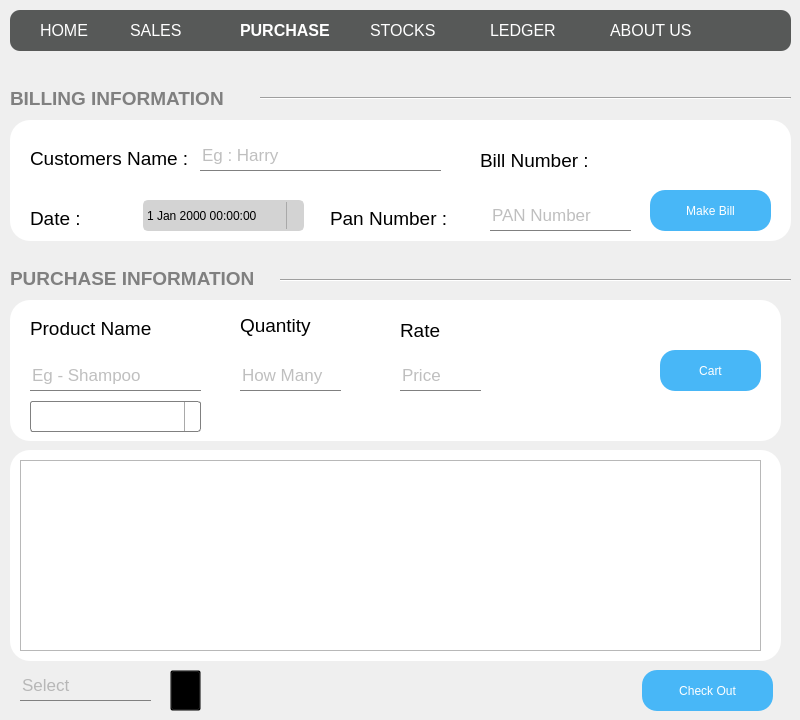
     <widget class="QWidget" name="PurchasePage">
      <property name="styleSheet">
       <string notr="true">#PurchasePage{

	background:rgb(250, 250, 250);
}

QLabel{
font-size:19px;
}
QLineEdit{
background:transparent;
border:0px;
border-bottom:1px solid gray;
color:gray;
font-size:17px;
}</string>
      </property>
      <widget class="QFrame" name="FrameNavbarHolder_2">
       <property name="geometry">
        <rect>
         <x>10</x>
         <y>10</y>
         <width>781</width>
         <height>41</height>
        </rect>
       </property>
       <property name="styleSheet">
        <string notr="true">#FrameNavbarHolder_2
{
background:rgb(87, 89, 88);
border-radius:10px;
}
QLabel{
color:white;
font-size:16px;
}
</string>
       </property>
       <property name="frameShape">
        <enum>QFrame::StyledPanel</enum>
       </property>
       <property name="frameShadow">
        <enum>QFrame::Raised</enum>
       </property>
       <widget class="QLabel" name="label_64">
        <property name="geometry">
         <rect>
          <x>30</x>
          <y>10</y>
          <width>91</width>
          <height>21</height>
         </rect>
        </property>
        <property name="text">
         <string>HOME</string>
        </property>
       </widget>
       <widget class="QLabel" name="label_65">
        <property name="geometry">
         <rect>
          <x>120</x>
          <y>10</y>
          <width>101</width>
          <height>21</height>
         </rect>
        </property>
        <property name="styleSheet">
         <string notr="true">#label_19{
border-bottom:2px solid white;
font-weight:bold;
color:white;
}</string>
        </property>
        <property name="text">
         <string>SALES</string>
        </property>
       </widget>
       <widget class="QLabel" name="label_66">
        <property name="geometry">
         <rect>
          <x>230</x>
          <y>10</y>
          <width>121</width>
          <height>21</height>
         </rect>
        </property>
        <property name="styleSheet">
         <string notr="true">#label_66{
border-bottom:2px solid white;
font-weight:bold;
color:white;
}</string>
        </property>
        <property name="text">
         <string>PURCHASE</string>
        </property>
       </widget>
       <widget class="QLabel" name="label_67">
        <property name="geometry">
         <rect>
          <x>360</x>
          <y>10</y>
          <width>111</width>
          <height>21</height>
         </rect>
        </property>
        <property name="text">
         <string>STOCKS</string>
        </property>
       </widget>
       <widget class="QLabel" name="label_68">
        <property name="geometry">
         <rect>
          <x>480</x>
          <y>10</y>
          <width>111</width>
          <height>21</height>
         </rect>
        </property>
        <property name="text">
         <string>LEDGER</string>
        </property>
       </widget>
       <widget class="QLabel" name="label_69">
        <property name="geometry">
         <rect>
          <x>600</x>
          <y>10</y>
          <width>111</width>
          <height>21</height>
         </rect>
        </property>
        <property name="text">
         <string>ABOUT US</string>
        </property>
       </widget>
      </widget>
      <widget class="QLabel" name="PurchaseInformation">
       <property name="geometry">
        <rect>
         <x>10</x>
         <y>270</y>
         <width>261</width>
         <height>16</height>
        </rect>
       </property>
       <property name="styleSheet">
        <string notr="true">#PurchaseInformation{

font-weight:bold;
border-bottom:1px solid green;
color:gray;

}
</string>
       </property>
       <property name="text">
        <string>PURCHASE INFORMATION</string>
       </property>
      </widget>
      <widget class="QFrame" name="frame_4">
       <property name="geometry">
        <rect>
         <x>10</x>
         <y>450</y>
         <width>771</width>
         <height>211</height>
        </rect>
       </property>
       <property name="styleSheet">
        <string notr="true">#frame_4{

background:white;
border:0px;
border-radius:20px;
}</string>
       </property>
       <property name="frameShape">
        <enum>QFrame::StyledPanel</enum>
       </property>
       <property name="frameShadow">
        <enum>QFrame::Raised</enum>
       </property>
       <widget class="QTableView" name="table_purchase">
        <property name="geometry">
         <rect>
          <x>10</x>
          <y>10</y>
          <width>741</width>
          <height>191</height>
         </rect>
        </property>
        <attribute name="horizontalHeaderMinimumSectionSize">
         <number>186</number>
        </attribute>
        <attribute name="horizontalHeaderDefaultSectionSize">
         <number>186</number>
        </attribute>
       </widget>
      </widget>
      <widget class="QPushButton" name="pushButton_4">
       <property name="geometry">
        <rect>
         <x>642</x>
         <y>670</y>
         <width>131</width>
         <height>41</height>
        </rect>
       </property>
       <property name="styleSheet">
        <string notr="true">#pushButton_4{
border-radius:15px;
background:rgb(72, 183, 247);
color:white;
}
#pushButton_4:hover{
background:black;
color:white;
}</string>
       </property>
       <property name="text">
        <string>Check Out</string>
       </property>
       <property name="icon">
        <iconset resource="images.qrc">
         <normaloff>:/images/Checkmark-Circle-512.png</normaloff>:/images/Checkmark-Circle-512.png</iconset>
       </property>
       <property name="iconSize">
        <size>
         <width>28</width>
         <height>28</height>
        </size>
       </property>
      </widget>
      <widget class="QLabel" name="BIllingINformation_2">
       <property name="geometry">
        <rect>
         <x>10</x>
         <y>90</y>
         <width>251</width>
         <height>16</height>
        </rect>
       </property>
       <property name="styleSheet">
        <string notr="true">#BIllingINformation_2{
font-weight:bold;
border-bottom:1px solid green;
color:gray;

}</string>
       </property>
       <property name="text">
        <string>BILLING INFORMATION</string>
       </property>
      </widget>
      <widget class="QFrame" name="frame_5">
       <property name="geometry">
        <rect>
         <x>10</x>
         <y>120</y>
         <width>781</width>
         <height>121</height>
        </rect>
       </property>
       <property name="styleSheet">
        <string notr="true">#frame_5{

background:white;
border:0px;
border-radius:20px;
}</string>
       </property>
       <property name="frameShape">
        <enum>QFrame::StyledPanel</enum>
       </property>
       <property name="frameShadow">
        <enum>QFrame::Raised</enum>
       </property>
       <widget class="QLabel" name="label_75">
        <property name="geometry">
         <rect>
          <x>20</x>
          <y>90</y>
          <width>55</width>
          <height>16</height>
         </rect>
        </property>
        <property name="text">
         <string>Date :</string>
        </property>
       </widget>
       <widget class="QDateTimeEdit" name="dateTimeEdit_4">
        <property name="geometry">
         <rect>
          <x>133</x>
          <y>80</y>
          <width>161</width>
          <height>31</height>
         </rect>
        </property>
        <property name="styleSheet">
         <string notr="true">QDateTimeEdit {
	border: 2px solid lightgray;
	border-radius: 5px;
	background:lightgray;
}
 
QDateTimeEdit::drop-down {
	subcontrol-origin: padding;
	subcontrol-position: top right;
	width: 15px;
 
	border-left-width: 1px;
	border-left-color: darkgray;
	border-left-style: solid;
	border-top-right-radius: 3px;
	border-bottom-right-radius: 3px;
}
 
QDateTimeEdit::down-arrow {
	image:url(:/images/down arrow.png)
}
 
QDateTimeEdit::drop-down:hover {
	/* Does this work with QDateEdit??? */
	background-color: qlineargradient(x1: 0, y1: 0, x2: 0, y2: 1, stop: 0 #d8d7d7, stop: 1 #e9e9e9);
}</string>
        </property>
        <property name="calendarPopup">
         <bool>true</bool>
        </property>
       </widget>
       <widget class="QLabel" name="label_76">
        <property name="geometry">
         <rect>
          <x>470</x>
          <y>30</y>
          <width>121</width>
          <height>20</height>
         </rect>
        </property>
        <property name="text">
         <string>Bill Number :</string>
        </property>
       </widget>
       <widget class="QLabel" name="label_77">
        <property name="geometry">
         <rect>
          <x>320</x>
          <y>90</y>
          <width>131</width>
          <height>16</height>
         </rect>
        </property>
        <property name="text">
         <string>Pan Number :</string>
        </property>
       </widget>
       <widget class="QLabel" name="label_78">
        <property name="geometry">
         <rect>
          <x>20</x>
          <y>30</y>
          <width>161</width>
          <height>16</height>
         </rect>
        </property>
        <property name="text">
         <string>Customers Name :</string>
        </property>
       </widget>
       <widget class="QLineEdit" name="lineEdit_25">
        <property name="geometry">
         <rect>
          <x>600</x>
          <y>20</y>
          <width>121</width>
          <height>31</height>
         </rect>
        </property>
        <property name="styleSheet">
         <string notr="true">#lineEdit_25
{
	border:0px;
}</string>
        </property>
        <property name="placeholderText">
         <string/>
        </property>
       </widget>
       <widget class="QLineEdit" name="lineEdit_26">
        <property name="geometry">
         <rect>
          <x>190</x>
          <y>20</y>
          <width>241</width>
          <height>31</height>
         </rect>
        </property>
        <property name="placeholderText">
         <string>Eg : Harry</string>
        </property>
       </widget>
       <widget class="QLineEdit" name="lineEdit_27">
        <property name="geometry">
         <rect>
          <x>480</x>
          <y>80</y>
          <width>141</width>
          <height>31</height>
         </rect>
        </property>
        <property name="placeholderText">
         <string>PAN Number</string>
        </property>
       </widget>
       <widget class="QPushButton" name="pushButton_9">
        <property name="geometry">
         <rect>
          <x>640</x>
          <y>70</y>
          <width>121</width>
          <height>41</height>
         </rect>
        </property>
        <property name="styleSheet">
         <string notr="true">#pushButton_9{
border-radius:15px;
background:rgb(72, 183, 247);
color:white;
}
#pushButton_9:hover{
background:black;
color:white;
}</string>
        </property>
        <property name="text">
         <string>Make Bill</string>
        </property>
        <property name="icon">
         <iconset resource="images.qrc">
          <normaloff>:/images/billsym.png</normaloff>:/images/billsym.png</iconset>
        </property>
        <property name="iconSize">
         <size>
          <width>25</width>
          <height>25</height>
         </size>
        </property>
       </widget>
      </widget>
      <widget class="QFrame" name="frame_6">
       <property name="geometry">
        <rect>
         <x>10</x>
         <y>300</y>
         <width>771</width>
         <height>141</height>
        </rect>
       </property>
       <property name="styleSheet">
        <string notr="true">#frame_6{

background:white;
border:0px;
border-radius:20px;
}</string>
       </property>
       <property name="frameShape">
        <enum>QFrame::StyledPanel</enum>
       </property>
       <property name="frameShadow">
        <enum>QFrame::Raised</enum>
       </property>
       <widget class="QLabel" name="label_79">
        <property name="geometry">
         <rect>
          <x>20</x>
          <y>20</y>
          <width>131</width>
          <height>16</height>
         </rect>
        </property>
        <property name="text">
         <string>Product Name</string>
        </property>
       </widget>
       <widget class="QLabel" name="label_81">
        <property name="geometry">
         <rect>
          <x>230</x>
          <y>10</y>
          <width>81</width>
          <height>31</height>
         </rect>
        </property>
        <property name="text">
         <string>Quantity</string>
        </property>
       </widget>
       <widget class="QLabel" name="label_83">
        <property name="geometry">
         <rect>
          <x>390</x>
          <y>20</y>
          <width>55</width>
          <height>20</height>
         </rect>
        </property>
        <property name="text">
         <string>Rate</string>
        </property>
       </widget>
       <widget class="QLineEdit" name="lineEdit_28">
        <property name="geometry">
         <rect>
          <x>20</x>
          <y>60</y>
          <width>171</width>
          <height>31</height>
         </rect>
        </property>
        <property name="placeholderText">
         <string>Eg - Shampoo</string>
        </property>
       </widget>
       <widget class="QLineEdit" name="lineEdit_30">
        <property name="geometry">
         <rect>
          <x>230</x>
          <y>60</y>
          <width>101</width>
          <height>31</height>
         </rect>
        </property>
        <property name="placeholderText">
         <string>How Many</string>
        </property>
       </widget>
       <widget class="QLineEdit" name="lineEdit_32">
        <property name="geometry">
         <rect>
          <x>390</x>
          <y>60</y>
          <width>81</width>
          <height>31</height>
         </rect>
        </property>
        <property name="placeholderText">
         <string>Price</string>
        </property>
       </widget>
       <widget class="QComboBox" name="comboBox_4">
        <property name="geometry">
         <rect>
          <x>20</x>
          <y>101</y>
          <width>171</width>
          <height>31</height>
         </rect>
        </property>
        <property name="styleSheet">
         <string notr="true">QComboBox QAbstractItemView {
    border: 2px solid darkgray;
    selection-background-color: lightgray;
}
QComboBox {
    border: 1px solid gray;
    border-radius: 3px;
    padding: 1px 18px 1px 3px;
    min-width: 6em;
}

QComboBox:editable {
    background: white;
}

QComboBox:!editable, QComboBox::drop-down:editable {
     background: qlineargradient(x1: 0, y1: 0, x2: 0, y2: 1,
                                 stop: 0 #E1E1E1, stop: 0.4 #DDDDDD,
                                 stop: 0.5 #D8D8D8, stop: 1.0 #D3D3D3);
}

/* QComboBox gets the &quot;on&quot; state when the popup is open */
QComboBox:!editable:on, QComboBox::drop-down:editable:on {
    background: qlineargradient(x1: 0, y1: 0, x2: 0, y2: 1,
                                stop: 0 #D3D3D3, stop: 0.4 #D8D8D8,
                                stop: 0.5 #DDDDDD, stop: 1.0 #E1E1E1);
}

QComboBox:on { /* shift the text when the popup opens */
    padding-top: 3px;
    padding-left: 4px;
}

QComboBox::drop-down {
    subcontrol-origin: padding;
    subcontrol-position: top right;
    width: 15px;

    border-left-width: 1px;
    border-left-color: darkgray;
    border-left-style: solid; /* just a single line */
    border-top-right-radius: 3px; /* same radius as the QComboBox */
    border-bottom-right-radius: 3px;
}

QComboBox::down-arrow {
    image:url(:/images/down arrow.png);
}

QComboBox::down-arrow:on { /* shift the arrow when popup is open */
    top: 1px;
    left: 1px;
}</string>
        </property>
       </widget>
       <widget class="QPushButton" name="pushButton_10">
        <property name="geometry">
         <rect>
          <x>650</x>
          <y>50</y>
          <width>101</width>
          <height>41</height>
         </rect>
        </property>
        <property name="styleSheet">
         <string notr="true">#pushButton_10{
border-radius:15px;
background:rgb(72, 183, 247);
color:white;
}
#pushButton_10:hover{
background:black;
color:white;
}</string>
        </property>
        <property name="text">
         <string>Cart</string>
        </property>
        <property name="icon">
         <iconset resource="images.qrc">
          <normaloff>:/images/purchase.png</normaloff>:/images/purchase.png</iconset>
        </property>
        <property name="iconSize">
         <size>
          <width>30</width>
          <height>30</height>
         </size>
        </property>
       </widget>
      </widget>
      <widget class="Line" name="line_10">
       <property name="geometry">
        <rect>
         <x>260</x>
         <y>90</y>
         <width>531</width>
         <height>16</height>
        </rect>
       </property>
       <property name="orientation">
        <enum>Qt::Horizontal</enum>
       </property>
      </widget>
      <widget class="Line" name="line_11">
       <property name="geometry">
        <rect>
         <x>280</x>
         <y>270</y>
         <width>511</width>
         <height>20</height>
        </rect>
       </property>
       <property name="orientation">
        <enum>Qt::Horizontal</enum>
       </property>
      </widget>
      <widget class="QPushButton" name="pushButton_12">
       <property name="geometry">
        <rect>
         <x>170</x>
         <y>670</y>
         <width>31</width>
         <height>41</height>
        </rect>
       </property>
       <property name="styleSheet">
        <string notr="true">#pushButton_12{
	background:transparent;
}</string>
       </property>
       <property name="text">
        <string/>
       </property>
       <property name="icon">
        <iconset resource="images.qrc">
         <normaloff>:/images/bin.png</normaloff>:/images/bin.png</iconset>
       </property>
       <property name="iconSize">
        <size>
         <width>40</width>
         <height>40</height>
        </size>
       </property>
      </widget>
      <widget class="QLineEdit" name="deleter1">
       <property name="geometry">
        <rect>
         <x>20</x>
         <y>670</y>
         <width>131</width>
         <height>31</height>
        </rect>
       </property>
       <property name="placeholderText">
        <string>Select</string>
       </property>
      </widget>
      <widget class="QLabel" name="label_15">
       <property name="geometry">
        <rect>
         <x>580</x>
         <y>680</y>
         <width>67</width>
         <height>21</height>
        </rect>
       </property>
       <property name="text">
        <string/>
       </property>
      </widget>
      <widget class="QLabel" name="label_14">
       <property name="geometry">
        <rect>
         <x>360</x>
         <y>680</y>
         <width>91</width>
         <height>21</height>
        </rect>
       </property>
       <property name="text">
        <string/>
       </property>
      </widget>
     </widget>
